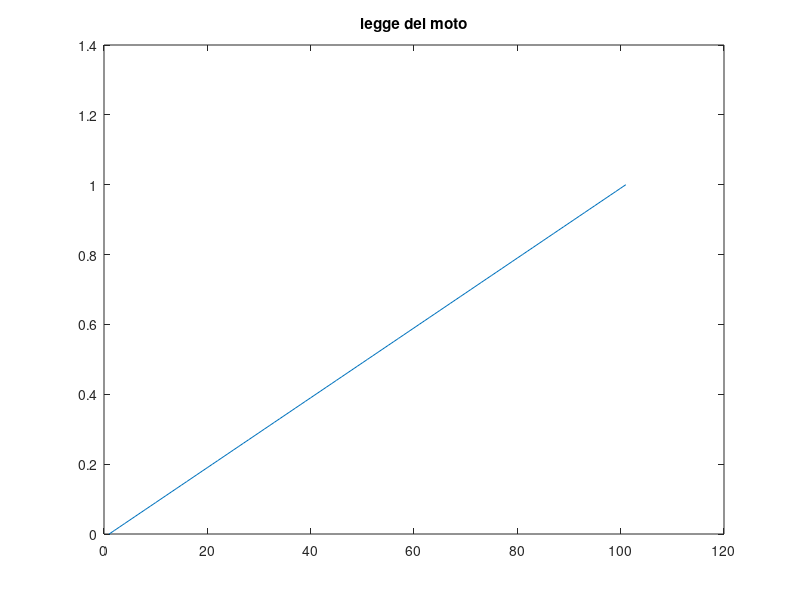

Write MATLAB code to recreate this figure.
%% Scrivo le equazioni di Hill aggiungendo tre variabili ausiliarie
h=100;
Fx= 328;
mc=2392832;
y(1)= 0;
a(1)= 1;

for k= 1:100
    y(k+1)=y(k)+(1/h)*a(k);
    a(k+1)= a(k) + (Fx/mc)*(1/h);
end

figure(1)
plot(y)
title('legge del moto')


